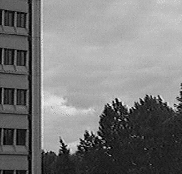
%> input picture SKY.PGM, 182 x 174 px
$ octave psf_weiner_final.m   (GNU Octave 9; MATLAB toolbox functions it lacks are replaced by stand-ins)
%> lines starting %> are read from the running program, lines starting %| are printed output that depends on the picture
close all
clear all
I=im2double(imread('SKY.PGM'));
%> I: size 174x182 double; min 0, max 0.922, mean 0.482

[M,N]=size(I);
%> M = 174; N = 182
figure();imshow(I,[]);title('Original Image');

%Kernel

pdfsize = 16;
pkrnl = zeros(pdfsize);

mid = pdfsize/2;
[U, V] = meshgrid(1:pdfsize);
pr=sqrt((U-mid).^2 + (V-mid).^2);
pkrnl = (1./(pi.*pr.^2));
pkrnl(find(pkrnl == inf)) = 1;

figure, imagesc(pkrnl);colormap('gray');


krnl_img = zeros(M,N);
krnl_img(1:pdfsize, 1:pdfsize) = pkrnl;
F=fft2(double(I));
F_krnl = fft2(krnl_img);


F_krnl(find(F_krnl == 0)) = 1e-6;

F_blur = F.*F_krnl;

blur_img = double(ifft2(F_blur));
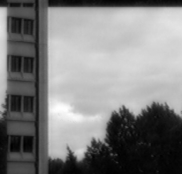
%> blur_img: size 174x182 double; min 0.707, max 5.26, mean 2.99; drawn with min black and max white

figure, imshow(blur_img,[]);title('PSF blurred')

%gaussian noise

mean1=0;
g=blur_img;

gstd=abs(g*0.005);
nse= mean1 + gstd.*randn(size(g));
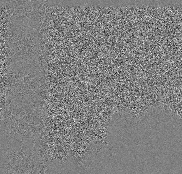
%> nse: size 174x182 double; min -0.0813, max 0.0798, mean -8.92e-06; drawn with min black and max white
out_noise=g+nse;
figure();imshow(out_noise,[]);

G2=fft2(out_noise);

%weiner filtering
H=F_krnl;
G=F_blur;


H2=H.^2;
k1=.1;

Hhcls=((conj(H)).*G2)./(H2+k1);
hcls2=abs(ifft2(Hhcls));
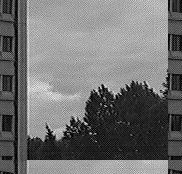
%> hcls2: size 174x182 double; min 1.24e-05, max 1.07, mean 0.481; drawn with min black and max white

%figure();imshow(hcls2,[]);


gn2=(hcls2);
gn3=zeros(174,182);
gn3(1:174,1:14)=gn2(1:174,169:182);
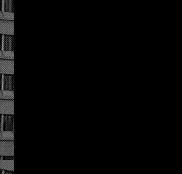
%> gn3: size 174x182 double; min 0, max 0.606, mean 0.0209
gn3(1:174,15:182)=gn2(1:174,1:168);
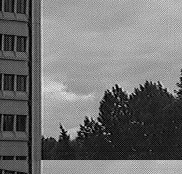
%> gn3: size 174x182 double; min 1.24e-05, max 1.07, mean 0.481; mean of the top-left, top-right, bottom-left and bottom-right quarters 0.518, 0.695, 0.424, 0.287; drawn with min black and max white

figure();imshow(gn3,[]);title('Weiner filtered image')


[peaksnr, snr] = psnr(I,gn3)
%> peaksnr = 13.31; snr = 8.07

Idiff1=double(I)-double(out_noise);
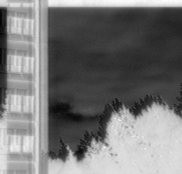
%> Idiff1: size 174x182 double; min -4.65, max -0.0284, mean -2.5; drawn with min black and max white
idiff2=double(I)-double(gn3);
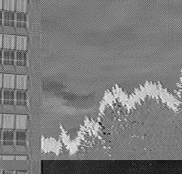
%> idiff2: size 174x182 double; min -0.844, max 0.908, mean 0.000828; drawn with min black and max white
mean1=mean2(Idiff1.*Idiff1);
%> mean1 = 7.91
mean2=mean2(idiff2.*idiff2);
%> mean2 = 0.0466
isnr=10*log(mean1/mean2)/log(10)
%> isnr = 22.29
